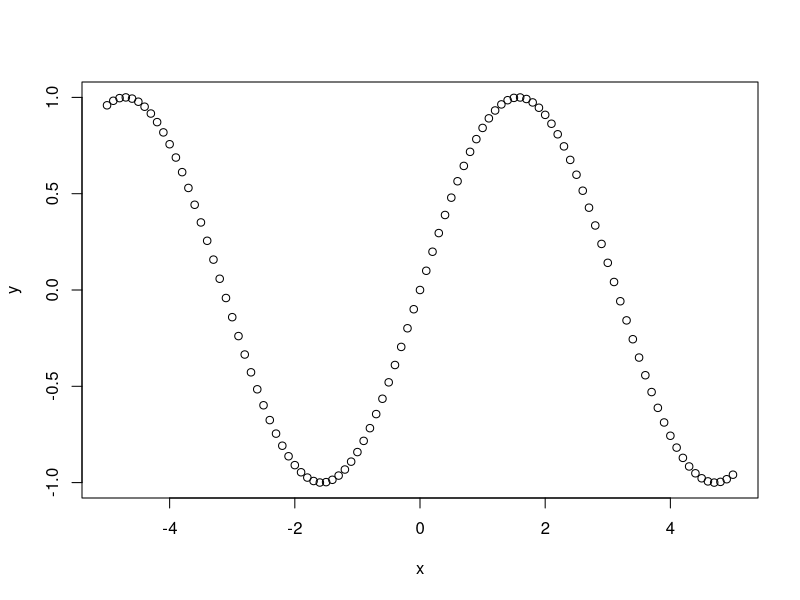

This figure's R source:
#
#  Compare with -> colon operator
#


seq(20, 41, by=4)
# [1] 20 24 28 32 36 40

seq(10, 26, length=4)
# [1] 10.00000 15.33333 20.66667 26.00000

seq(from       = ISOdate(2016, 8, 28),
    by         ="week"  , # Dates are a week apart
    length.out = 5)
# [1] "2016-08-28 12:00:00 GMT" "2016-09-04 12:00:00 GMT"
# [3] "2016-09-11 12:00:00 GMT" "2016-09-18 12:00:00 GMT"
# [5] "2016-09-25 12:00:00 GMT"

# { Parameter along
df <- data.frame(
  col_1 = c(   1 ,    2 ,    3 ,    4 ,    5 ,    6 ,    7 ,    8 ),
  col_2 = c('Foo', 'Foo', 'Bar', 'Foo', 'Baz', 'Baz', 'Foo', 'Bar')
)
df.splitted <- split(df, 
          c(  'A',   'A',   'A',   'B',   'A',   'B',   'C',   'C')
)

df.splitted
seq(along=df.splitted)
# [1] 1 2 3
# }

# { Using seq for a plot
x11(width=20,height=10)

x <- seq(-5, 5, by=.1)

y <- sin(x)

plot(x,y)

# Wait for mouse click or enter pressed
z <- locator(1)
# }
